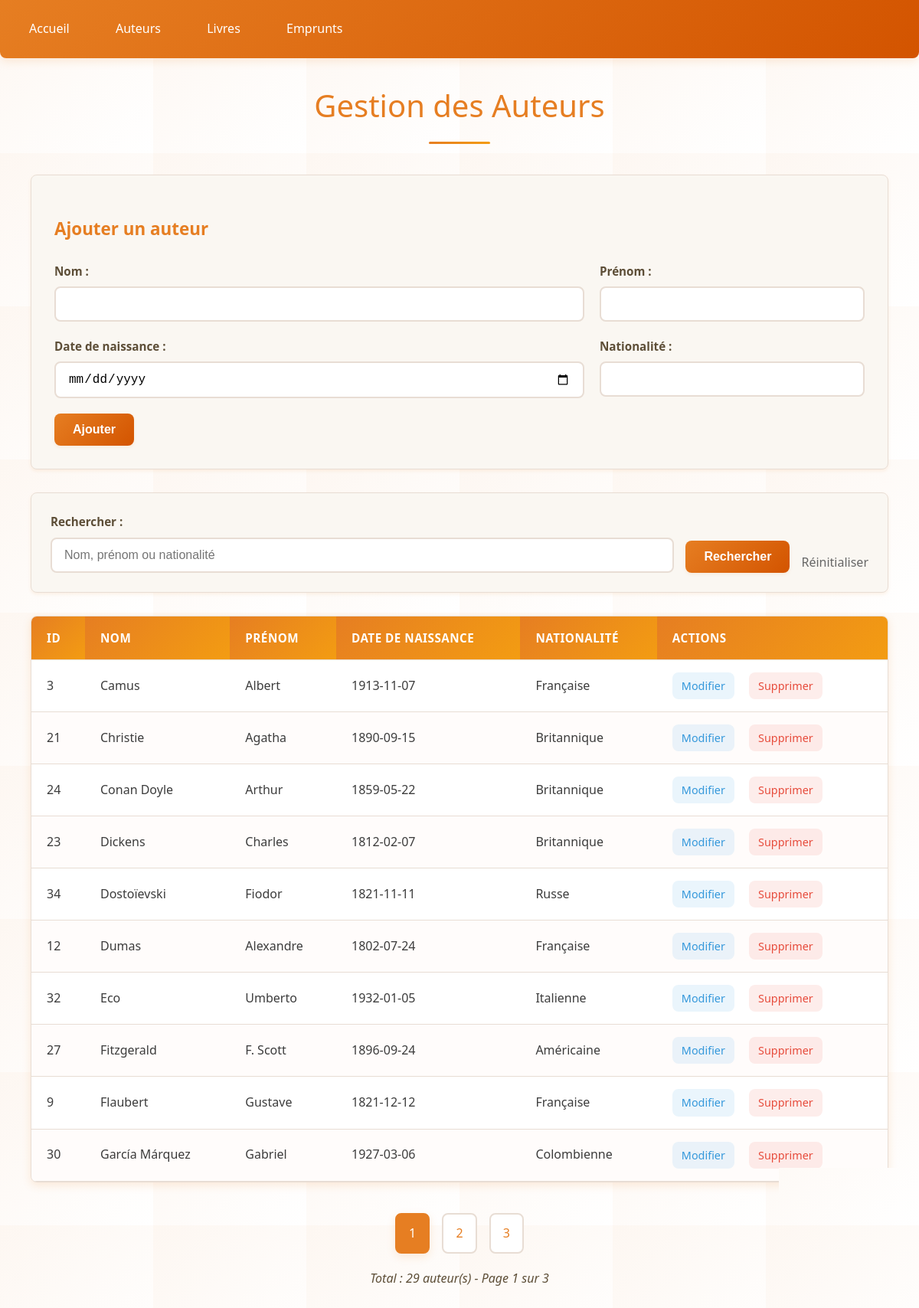
Page /auteurs.php on the committed database.
### tables this page shows
CREATE TABLE IF NOT EXISTS `auteurs` (
  `id_auteur` int NOT NULL AUTO_INCREMENT,
  `nom` varchar(100) NOT NULL,
  `prenom` varchar(100) NOT NULL,
  `date_naissance` date DEFAULT NULL,
  `nationalite` varchar(50) DEFAULT NULL,
  PRIMARY KEY (`id_auteur`)
);

### auteurs.php (the view, shortened to what this page needs)
<?php
require_once 'config.php';
$search = $_GET['search'] ?? '';
$page = max(1, $_GET['page'] ?? 1);
$limit = 10;
$offset = ($page - 1) * $limit;
$whereClause = "";
$params = [];
$countStmt = $pdo->prepare("SELECT COUNT(*) FROM auteurs $whereClause");
$countStmt->execute($params);
$total = $countStmt->fetchColumn();
$totalPages = ceil($total / $limit);
$stmt = $pdo->prepare("SELECT * FROM auteurs $whereClause ORDER BY nom, prenom LIMIT $limit OFFSET $offset");
$stmt->execute($params);
$auteurs = $stmt->fetchAll();
$editAuteur = null;
?>
<!DOCTYPE html>
<html lang="fr">
<head>
    <link rel="stylesheet" href="style.css">
</head>
<body>
    <div class="nav">
        <a href="index.php">Accueil</a>
        <a href="auteurs.php">Auteurs</a>
        <a href="livres.php">Livres</a>
        <a href="emprunts.php">Emprunts</a>
    </div>
    <div class="container">
        <h1>Gestion des Auteurs</h1>
        <div class="form-container">
            <h3><?= $editAuteur ? 'Modifier' : 'Ajouter' ?> un auteur</h3>
            <form method="POST">
                <div class="grid-2">
                    <div class="form-group">
                        <label>Nom :</label>
                        <input type="text" name="nom" value="<?= $editAuteur['nom'] ?? '' ?>" required>
                    </div>
                    <div class="form-group">
                        <label>Prénom :</label>
                        <input type="text" name="prenom" value="<?= $editAuteur['prenom'] ?? '' ?>" required>
                    </div>
                </div>
                <div class="grid-2">
                    <div class="form-group">
                        <label>Date de naissance :</label>
                        <input type="date" name="date_naissance" value="<?= $editAuteur['date_naissance'] ?? '' ?>">
                    </div>
                    <div class="form-group">
                        <label>Nationalité :</label>
                        <input type="text" name="nationalite" value="<?= $editAuteur['nationalite'] ?? '' ?>">
                    </div>
                </div>
                <button type="submit"><?= $editAuteur ? 'Modifier' : 'Ajouter' ?></button>
            </form>
        </div>
        <div class="search">
            <form method="GET">
                <div class="grid-form">
                    <div style="flex: 1;">
                        <label>Rechercher :</label>
                        <input type="text" name="search" value="<?= htmlspecialchars($search) ?>" placeholder="Nom, prénom ou nationalité">
                    </div>
                    <button type="submit">Rechercher</button>
                    <a href="auteurs.php" style="text-decoration: none; color: #666;">Réinitialiser</a>
                </div>
            </form>
        </div>
        <table>
            <thead>
                <tr>
                    <th>ID</th>
                    <th>Nom</th>
                    <th>Prénom</th>
                    <th>Date de naissance</th>
                    <th>Nationalité</th>
                    <th>Actions</th>
                </tr>
            </thead>
            <tbody>
                <?php foreach ($auteurs as $auteur): ?>
                <tr>
                    <td><?= $auteur['id_auteur'] ?></td>
                    <td><?= htmlspecialchars($auteur['nom']) ?></td>
                    <td><?= htmlspecialchars($auteur['prenom']) ?></td>
                    <td><?= $auteur['date_naissance'] ?></td>
                    <td><?= htmlspecialchars($auteur['nationalite']) ?></td>
                    <td class="actions">
                        <a href="?edit=<?= $auteur['id_auteur'] ?>" class="btn-edit">Modifier</a>
                        <a href="?delete=<?= $auteur['id_auteur'] ?>" class="btn-delete" onclick="return confirm('Êtes-vous sûr ?')">Supprimer</a>
                    </td>
                </tr>
                <?php endforeach; ?>
            </tbody>
        </table>
        <?php if ($totalPages > 1): ?>
        <div class="pagination">
            <?php for ($i = 1; $i <= $totalPages; $i++): ?>
                <a href="?page=<?= $i ?><?= $search ? '&search=' . urlencode($search) : '' ?>"
                   class="<?= $i == $page ? 'current' : '' ?>"><?= $i ?></a>
            <?php endfor; ?>
        </div>
        <?php endif; ?>
        <p>Total : <?= $total ?> auteur(s) - Page <?= $page ?> sur <?= $totalPages ?></p>
    </div>
</body>
</html>

### rows in the picture
auteurs: id_auteur "3", nom "Camus", prenom "Albert", date_naissance "1913-11-07", nationalite "Française"
auteurs: id_auteur "21", nom "Christie", prenom "Agatha", date_naissance "1890-09-15", nationalite "Britannique"
auteurs: id_auteur "24", nom "Conan Doyle", prenom "Arthur", date_naissance "1859-05-22", nationalite "Britannique"
auteurs: id_auteur "23", nom "Dickens", prenom "Charles", date_naissance "1812-02-07", nationalite "Britannique"
auteurs: id_auteur "34", nom "Dostoïevski", prenom "Fiodor", date_naissance "1821-11-11", nationalite "Russe"
auteurs: id_auteur "12", nom "Dumas", prenom "Alexandre", date_naissance "1802-07-24", nationalite "Française"
auteurs: id_auteur "32", nom "Eco", prenom "Umberto", date_naissance "1932-01-05", nationalite "Italienne"
auteurs: id_auteur "27", nom "Fitzgerald", prenom "F. Scott", date_naissance "1896-09-24", nationalite "Américaine"
auteurs: id_auteur "9", nom "Flaubert", prenom "Gustave", date_naissance "1821-12-12", nationalite "Française"
auteurs: id_auteur "30", nom "García Márquez", prenom "Gabriel", date_naissance "1927-03-06", nationalite "Colombienne"

### other values in the picture
$total "29"
$page "1"
$totalPages "3"
